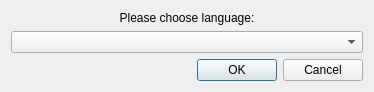
<?xml version="1.0" encoding="UTF-8"?>
<ui version="4.0">
 <class>LanguageDialog</class>
 <widget class="QDialog" name="LanguageDialog">
  <property name="geometry">
   <rect>
    <x>0</x>
    <y>0</y>
    <width>374</width>
    <height>81</height>
   </rect>
  </property>
  <property name="windowTitle">
   <string>Language</string>
  </property>
  <layout class="QGridLayout" name="gridLayout">
   <item row="0" column="0">
    <widget class="QLabel" name="label">
     <property name="text">
      <string>Please choose language:</string>
     </property>
     <property name="alignment">
      <set>Qt::AlignCenter</set>
     </property>
    </widget>
   </item>
   <item row="2" column="0">
    <widget class="QDialogButtonBox" name="buttonBox">
     <property name="orientation">
      <enum>Qt::Horizontal</enum>
     </property>
     <property name="standardButtons">
      <set>QDialogButtonBox::Cancel|QDialogButtonBox::Ok</set>
     </property>
    </widget>
   </item>
   <item row="1" column="0">
    <widget class="QComboBox" name="comboBox"/>
   </item>
  </layout>
 </widget>
 <resources/>
 <connections>
  <connection>
   <sender>buttonBox</sender>
   <signal>accepted()</signal>
   <receiver>LanguageDialog</receiver>
   <slot>accept()</slot>
   <hints>
    <hint type="sourcelabel">
     <x>248</x>
     <y>254</y>
    </hint>
    <hint type="destinationlabel">
     <x>157</x>
     <y>274</y>
    </hint>
   </hints>
  </connection>
  <connection>
   <sender>buttonBox</sender>
   <signal>rejected()</signal>
   <receiver>LanguageDialog</receiver>
   <slot>reject()</slot>
   <hints>
    <hint type="sourcelabel">
     <x>316</x>
     <y>260</y>
    </hint>
    <hint type="destinationlabel">
     <x>286</x>
     <y>274</y>
    </hint>
   </hints>
  </connection>
 </connections>
</ui>
